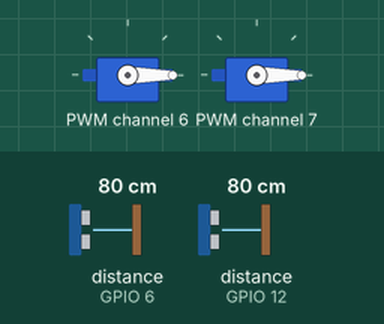
Bench run of a program on a simulated Raspberry Pi (BCM pin numbers). Parts: 2 × servo. Inputs (shaded band) come from the test bench; at power-on: distance to the obstacle (sensors on GPIO 6, GPIO 12) 80 cm. The echo pulse lasts 58.3 µs per cm; threads take turns every 2 ms; the clock reads 2024-03-15 10:24:30 at power-on unless the program sets it; what the program prints to the terminal is not drawn.

Above: at 0.05 s.
At 1.1 s:
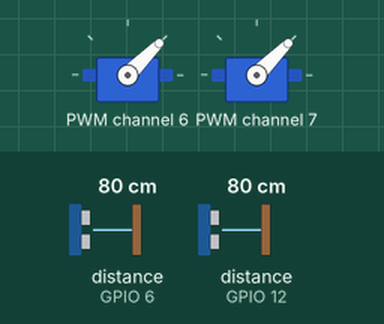
At 1.3 s:
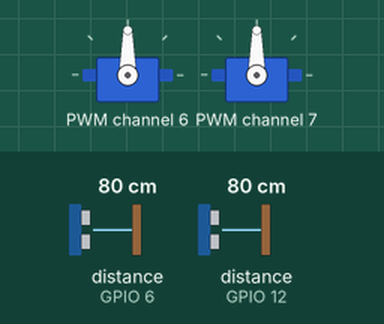
At 1.5 s:
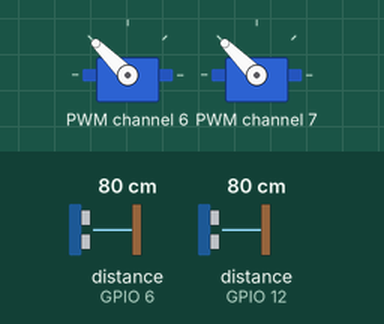
Timing chart, 0 to 3.5 s (numbered marks = the images above):
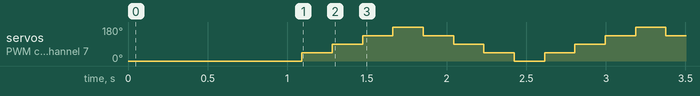

Measured:
- by itself, servo on PWM channel 6, servo on PWM channel 7: repeats every 1.5 s: 90° 0.19 s, 135° 0.19 s, 180° 0.19 s, 135° 0.19 s, 90° 0.19 s, 45° 0.19 s, 0° 0.19 s, 45° 0.19 s

The program:

ultrasonic.py
```python
import RPi.GPIO as GPIO
import time
import threading
from servos import Servos, ServoEnd, ServoDirection

class DistanceSensors:

    def __init__(self):
        self.GPIO_FRONTTRIGGER = 20
        self.GPIO_BACKTRIGGER = 5
        self.GPIO_FRONTECHO = 6
        self.GPIO_BACKECHO = 12

        FRONTSERVO = 6
        BACKSERVO = 7

        #set GPIO direction (IN / OUT)

        GPIO.setmode(GPIO.BCM)
        GPIO.setup(self.GPIO_FRONTECHO, GPIO.IN)
        GPIO.setup(self.GPIO_BACKECHO, GPIO.IN)
        GPIO.setup(self.GPIO_FRONTTRIGGER, GPIO.OUT)
        GPIO.output(self.GPIO_FRONTTRIGGER, False)
        GPIO.setup(self.GPIO_BACKTRIGGER, GPIO.OUT)
        GPIO.output(self.GPIO_BACKTRIGGER, False)

        # initialise direction servos
        self.servos = Servos(FRONTSERVO, BACKSERVO)
        servoPositions = self.servos.FirstScanPosition()
        self.frontServoDirection = servoPositions[0]
        self.backServoDirection = servoPositions[1]
        self.scannerActive = False
        self.endthread = False

        self.HistoryFront = [[0.0, 0.0, 0.0, 0.0, 0.0]]
        self.HistoryBack = [[0.0, 0.0, 0.0, 0.0, 0.0]]
        self.FrontDeltas = [[0.0, 0.0, 0.0, 0.0, 0.0]]
        self.BackDeltas = [[0.0, 0.0, 0.0, 0.0, 0.0]]
        self.FrontDeltaDelta = [0.0, 0.0, 0.0, 0.0, 0.0]
        self.BackDeltaDelta = [0.0, 0.0, 0.0, 0.0, 0.0]

        # initialise current distance readings
        self.frontDistance = {
            ServoDirection.Left: -1.0,
            ServoDirection.OffLeft: -1.0,
            ServoDirection.Ahead: -1.0,
            ServoDirection.OffRight: -1.0,
            ServoDirection.Right: -1.0
        }

        self.backDistance = {
            ServoDirection.Left: -1.0,
            ServoDirection.OffLeft: -1.0,
            ServoDirection.Ahead: -1.0,
            ServoDirection.OffRight: -1.0,
            ServoDirection.Right: -1.0
        }
        time.sleep(1)

    def UpdateStatistics(self):
        if len(self.HistoryFront) == 1:
            self.HistoryFront = [[self.frontDistance[ServoDirection.Left],
                            self.frontDistance[ServoDirection.OffLeft],
                            self.frontDistance[ServoDirection.Ahead],
                            self.frontDistance[ServoDirection.OffRight],
                            self.frontDistance[ServoDirection.Right]]]
            self.HistoryBack = [[self.backDistance[ServoDirection.Left],
                            self.backDistance[ServoDirection.OffLeft],
                            self.backDistance[ServoDirection.Ahead],
                            self.backDistance[ServoDirection.OffRight],
                            self.backDistance[ServoDirection.Right]]]

        self.HistoryFront += [[self.frontDistance[ServoDirection.Left],
                            self.frontDistance[ServoDirection.OffLeft],
                            self.frontDistance[ServoDirection.Ahead],
                            self.frontDistance[ServoDirection.OffRight],
                            self.frontDistance[ServoDirection.Right]]]
        self.HistoryBack += [[self.backDistance[ServoDirection.Left],
                            self.backDistance[ServoDirection.OffLeft],
                            self.backDistance[ServoDirection.Ahead],
                            self.backDistance[ServoDirection.OffRight],
                            self.backDistance[ServoDirection.Right]]]

        self.FrontDeltas += [[round(self.HistoryFront[-1][0] - self.HistoryFront[-2][0], 1),
                            round(self.HistoryFront[-1][1] - self.HistoryFront[-2][1], 1),
                            round(self.HistoryFront[-1][2] - self.HistoryFront[-2][2], 1),
                            round(self.HistoryFront[-1][3] - self.HistoryFront[-2][3], 1),
                            round(self.HistoryFront[-1][4] - self.HistoryFront[-2][4], 1)]]

        self.BackDeltas += [[round(self.HistoryBack[-1][0] - self.HistoryBack[-2][0], 1),
                            round(self.HistoryBack[-1][1] - self.HistoryBack[-2][1], 1),
                            round(self.HistoryBack[-1][2] - self.HistoryBack[-2][2], 1),
                            round(self.HistoryBack[-1][3] - self.HistoryBack[-2][3], 1),
                            round(self.HistoryBack[-1][4] - self.HistoryBack[-2][4], 1)]]
        # only keep the most recent 10 entries
        if (len(self.HistoryFront) > 10):
            del self.HistoryFront[0]
            del self.HistoryBack[0]
            del self.FrontDeltas[0]
            del self.BackDeltas[0]

        self.FrontDeltaDelta = [0.0, 0.0, 0.0, 0.0, 0.0]
        self.BackDeltaDelta = [0.0, 0.0, 0.0, 0.0, 0.0]

        for j in range(0, min(5, len(self.FrontDeltas))):
            for i in range(0, 4):
                self.FrontDeltaDelta[i] += self.FrontDeltas[j][i]
                self.BackDeltaDelta[i] += self.BackDeltas[j][i]

        for i in range(0, 4):
            self.FrontDeltaDelta[i] = round(self.FrontDeltaDelta[i], 1)
            self.BackDeltaDelta[i] = round(self.BackDeltaDelta[i], 1)

    # threaded function
    def GetDistance(self, delay):
        while not(self.endthread):
            frontError = backError = False

            # Activate echo trigger (this is shared between front and rear sensors)
            GPIO.output(self.GPIO_FRONTTRIGGER, True)
            time.sleep(0.00001)
            GPIO.output(self.GPIO_FRONTTRIGGER, False)

            frontStartTime = frontStopTime = time.time()
            while GPIO.input(self.GPIO_FRONTECHO) == 0:
                frontStartTime = time.time()
                if frontStartTime - frontStopTime > 0.02:
                    frontError = True
                    break
            while GPIO.input(self.GPIO_FRONTECHO) == 1 and not(frontError):
                frontStopTime = time.time()
                if frontStopTime - frontStartTime > 0.02:
                    frontError = True
                    break
            time.sleep(0.08)

            # Activate echo trigger (this is shared between front and rear sensors)
            GPIO.output(self.GPIO_BACKTRIGGER, True)
            time.sleep(0.00001)
            GPIO.output(self.GPIO_BACKTRIGGER, False)

            backStartTime = backStopTime = time.time()
            while GPIO.input(self.GPIO_BACKECHO) == 0:
                backStartTime = time.time()
                if backStartTime - backStopTime > 0.02:
                    backError = True
                    break
            while GPIO.input(self.GPIO_BACKECHO) == 1 and not (backError):
                backStopTime = time.time()
                if backStopTime - backStartTime > 0.02:
                    backError = True
                    break

            # time difference between start and return
            frontdistance = (frontStopTime - frontStartTime) * 17150
            backdistance = (backStopTime - backStartTime) * 17150

            if frontdistance > 0 and not(frontError):
                self.frontDistance[self.frontServoDirection] = frontdistance
            if backdistance> 0 and not(backError):
                self.backDistance[self.backServoDirection] = backdistance

            if (self.frontServoDirection == ServoDirection.Left):
                self.UpdateStatistics()

            # move servos to next direction to scan
            servoDirections = self.servos.NextScanPosition()
            self.frontServoDirection = servoDirections[0]
            self.backServoDirection = servoDirections[1]
            time.sleep(delay)

    def StartScanner(self, delay, getFirstScan = False):
        self.endthread = False
        self.ultrathread = threading.Thread(target=self.GetDistance, args=(delay,))
        self.ultrathread.start()
        self.scannerActive = True
        if getFirstScan:
            done = False
            attempts = 3
            while not(done) and attempts > 0:
                time.sleep(delay * 5)
                done = True
                for key in self.frontDistance:
                    if self.frontDistance[key] == -1.0:
                        done = False
                for key in self.backDistance:
                    if self.backDistance[key] == -1.0:
                        done = False
                attempts -= 1
            return done
        else:
            return True

    def StopScanner(self):
        self.endthread = True
        self.ultrathread.join()
        self.scannerActive = False

try:
    sensors = DistanceSensors()
    sensors.StartScanner(0.1, True)
    while sensors.scannerActive:
        # if keyboard.read_key() == 'e':
        #     sensors.StopScanner()

        # print("Front")
        # print(sensors.frontDistance)
        # print("back")
        # print(sensors.backDistance)
        time.sleep(1)
        print("Back", sensors.BackDeltaDelta, sensors.BackDeltas[-1])
        print("Front", sensors.FrontDeltaDelta, sensors.FrontDeltas[-1])
     # Reset by pressing CTRL + C
except KeyboardInterrupt:
    sensors.StopScanner()
finally:
    GPIO.cleanup()
```

servos.py
```python
import sys
import time
from adafruit_servokit import ServoKit
from enum import IntEnum

class ServoEnd(IntEnum):
    Front = 1
    Back = 2

class ServoDirection(IntEnum):
    Right = 0
    OffRight = 45
    Ahead = 90
    OffLeft = 135
    Left = 180

class Servos:
    def __init__(self, frontPort, backPort):
        self.front = frontPort
        self.back = backPort
        self.kit = ServoKit(channels=16)
        self.frontscanArray = [ServoDirection.Right, ServoDirection.OffRight, ServoDirection.Ahead, ServoDirection.OffLeft, ServoDirection.Left]
        self.backscanArray = [ServoDirection.Left, ServoDirection.OffLeft, ServoDirection.Ahead, ServoDirection.OffRight, ServoDirection.Right]
        self.scanIndex = 0
        self.scanDirection = 1

    def MoveServo(self, end, direction):
        if end == ServoEnd.Front:
            self.kit.servo[self.front].angle = direction
        else:
            self.kit.servo[self.back].angle = 180 - direction

    def NextScanPosition(self):
        self.scanIndex += self.scanDirection
        if (self.scanDirection == 1 and self.scanIndex == (len(self.frontscanArray) - 1)) or (self.scanDirection == -1 and self.scanIndex == 0):
            self.scanDirection = -self.scanDirection
        self.MoveServo(ServoEnd.Front, self.frontscanArray[self.scanIndex])
        self.MoveServo(ServoEnd.Back, self.backscanArray[self.scanIndex])
        return self.frontscanArray[self.scanIndex], self.backscanArray[self.scanIndex]

    def FirstScanPosition(self):
        self.scanIndex = 0
        self.scanDirection = 1
        self.MoveServo(ServoEnd.Front, ServoDirection.Right)
        self.MoveServo(ServoEnd.Back, ServoDirection.Left)
        return self.frontscanArray[self.scanIndex], self.backscanArray[self.scanIndex]

#servos = Servos(6, 7)
#servos.FirstScanPosition()
#while True:
#    position = servos.NextScanPosition()
#    print(position)
```
